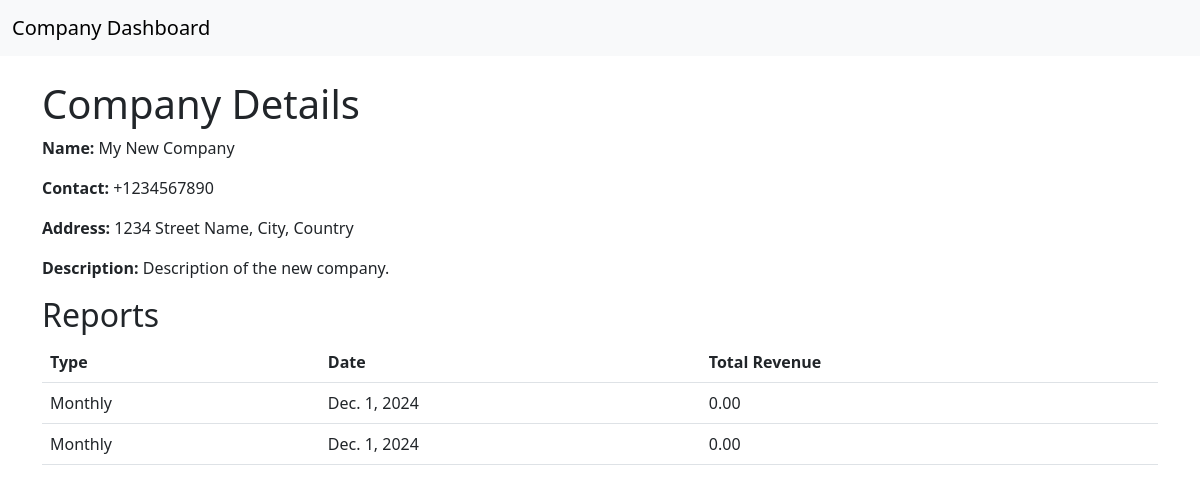
The page /api/companies/2/ on the database its author committed.
### company/models.py (models this page shows, shortened)
class Company(models.Model):
    user = models.OneToOneField('users.User', on_delete=models.CASCADE, related_name='company_user')
    name = models.CharField(max_length=100)
    description = models.TextField(blank=True, null=True)
    address = models.TextField(blank=True, null=True)
    contact = models.CharField(max_length=13)

class ReportForCompany(models.Model):
    REPORT_CHOICES = [
        ('daily', 'Daily'),
        ('monthly', 'Monthly'),
        ('yearly', 'Yearly'),
    ]
    company = models.ForeignKey(Company, on_delete=models.CASCADE, related_name='reports')
    report_type = models.CharField(max_length=10, choices=REPORT_CHOICES)
    date = models.DateField(default=timezone.now)
    total_revenue = models.DecimalField(max_digits=10, decimal_places=2, default=0)

### company/views.py (the view)
# urls.py: path('companies/<int:pk>/', company_detail, name='company_detail'),
def company_detail(request, pk):
    company = get_object_or_404(Company, pk=pk)
    return render(request, 'company_detail.html', {'company': company})

### templates/company_detail.html (shortened to what this page needs)
{% extends "baseCompany.html" %}
{% block content %}
<h1>Company Details</h1>
<p><strong>Name:</strong> {{ company.name }}</p>
<p><strong>Contact:</strong> {{ company.contact }}</p>
<p><strong>Address:</strong> {{ company.address }}</p>
<p><strong>Description:</strong> {{ company.description }}</p>
<h2>Reports</h2>
<table class="table">
    <thead>
        <tr>
            <th>Type</th>
            <th>Date</th>
            <th>Total Revenue</th>
        </tr>
    </thead>
    <tbody>
        {% for report in company.reports.all %}
        <tr>
            <td>{{ report.get_report_type_display }}</td>
            <td>{{ report.date }}</td>
            <td>{{ report.total_revenue }}</td>
        </tr>
        {% endfor %}
    </tbody>
</table>
{% endblock %}

### rows shown on the page
Company: name "My New Company", contact "+1234567890", address "1234 Street Name, City, Country", description "Description of the new company."
ReportForCompany: report_type "Monthly", date "Dec. 1, 2024", total_revenue "0.00"
ReportForCompany: report_type "Monthly", date "Dec. 1, 2024", total_revenue "0.00"
